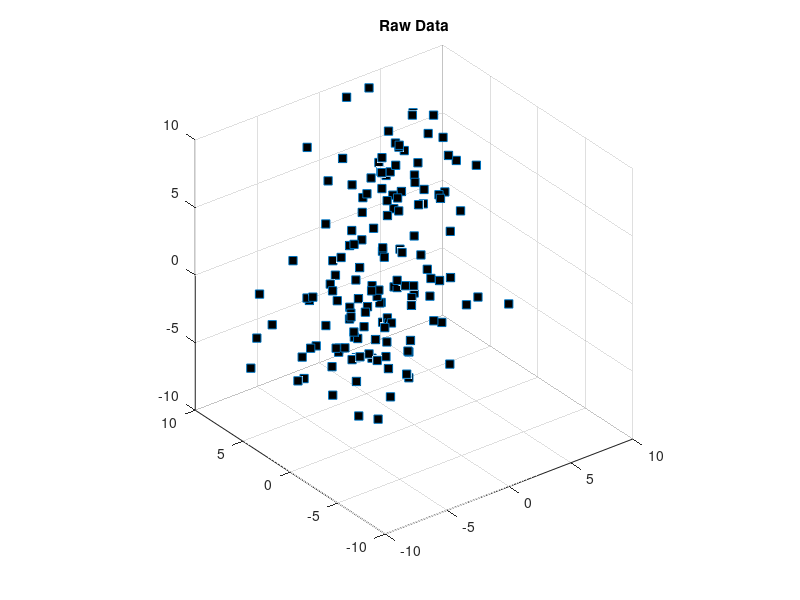
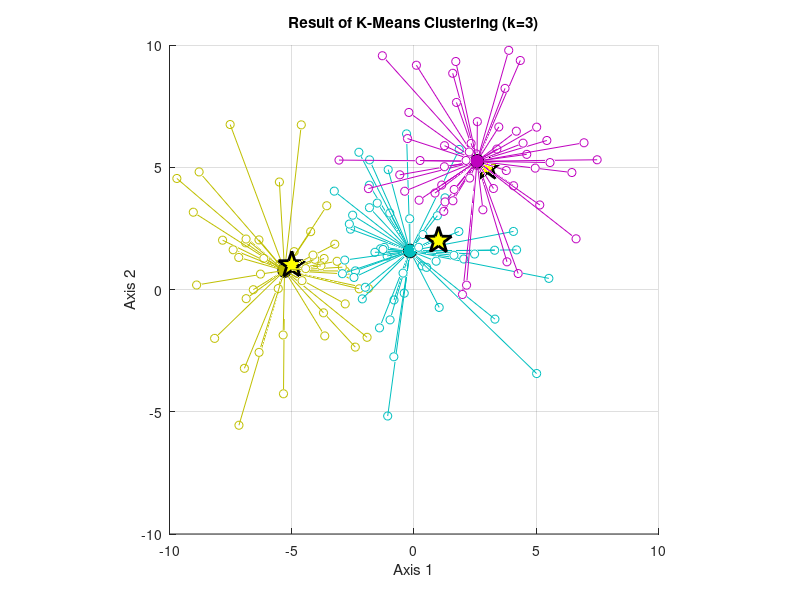

Source code (MATLAB) for these figures, in order: (Note: this script raises an error after producing the figures.)
%% Data Science for Human Factors course - script 13
% Machine Learning 3: Classification & Supervised Learning 
%
% This script is free to use and distribute for anybody!
%
% Author: Marius Klug, 2019, bpn.tu-berlin.de
%%%%%%%%%%%%%%%%%%%%%%%%%%%%%%%%%%%%%%%%%%%%%%%%%%%%%%%%%%%%

close all; clear

% addendum to last course:
% https://jmonlong.github.io/Hippocamplus/2018/02/13/tsne-and-clustering/

%% create the 3D clusters again

nPerClust = 50;
all_sigmas = 2.5;

% XYZ centroid locations
A = [  1 2  0 ];
B = [ -5 1 -2 ];
C = [  3 5  5 ];

% generate data
a = bsxfun(@plus,randn(nPerClust,3)*all_sigmas,A);
b = bsxfun(@plus,randn(nPerClust,3)*all_sigmas,B);
c = bsxfun(@plus,randn(nPerClust,3)*all_sigmas,C);

% concatanate into a list
data = [a; b; c];

% show the data
figure(1);clf
plot3(data(:,1),data(:,2),data(:,3),'s','markerfacecolor','k')

title('Raw Data')

axis square, grid on
rotate3d on


%% cluster with k-means

k = 3;
[groupidx,cents] = kmeans(data,k);

figure(2);clf
lineColors = [0,0.75,0.75;0.75,0,0.75;0.75,0.75,0];

hold on

% now draw the raw data in different colors
for i=1:k
    
    % data points
    plot3(data(groupidx==i,1),data(groupidx==i,2),...
        data(groupidx==i,3),'o','color',[ lineColors(i,:)],...
        'markerface','w')
    
    % and now plot the centroid locations
    plot3(cents(i,1),cents(i,2),cents(i,3),'ko',...
        'markerface',lineColors(i,:),'markersize',10);
    
end


xlabel('Axis 1'), ylabel('Axis 2')
title(['Result of K-Means Clustering (k=' num2str(k) ')'])

% connecting lines for clarification
for i=1:length(data)
   
    plot3([ data(i,1) cents(groupidx(i),1) ],...
        [ data(i,2) cents(groupidx(i),2)],...
        [ data(i,3) cents(groupidx(i),3) ],...
        'color',[lineColors(groupidx(i),:)])
    
end

% finally, the "ground-truth" centers
plot3(A(1),A(2),A(3),'kp','linew',2,'markersize',20,'markerfacecolor','y')
plot3(B(1),B(2),B(3),'kp','linew',2,'markersize',20,'markerfacecolor','y')
plot3(C(1),C(2),C(3),'kp','linew',2,'markersize',20,'markerfacecolor','y')

axis square, grid on
rotate3d on

%% now we have a dataset that we learned to cluster... 
% we need a test dataset in addition. we generate a new
% (smaller) dataset and classify each data point according
% to the clusters.

nPerClust_tests = 10;

% generate test data
a_test = bsxfun(@plus,randn(nPerClust_tests,3)*all_sigmas,A);
b_test = bsxfun(@plus,randn(nPerClust_tests,3)*all_sigmas,B);
c_test = bsxfun(@plus,randn(nPerClust_tests,3)*all_sigmas,C);

% concatanate into a test list
test_data = [a_test; b_test; c_test];
ground_truth_test_data = [repmat(1,nPerClust_tests,1);...
    repmat(2,nPerClust_tests,1); repmat(3,nPerClust_tests,1)];

%% Classification

% use knnsearch on the test data.
% knnsearch searches for the k nearest data points of a new
% dataset in another one. the outcome is the respective data
% point

% use the nearest cluster centroid for classification. we
% search for the one (default) nearest neighbor in the
% centroid data set for all data points.
classification_knn_centroids = knnsearch(cents,test_data)

% note: we did this last time already by abusing the k-means
% clustering algorithm with only one iteration. sorry,
% k-means!

%% EXERCISE
% there's another way to classify: based on the nearest 
% data points and their assigned cluster. Find a way to do
% this with the five nearest neighbors.


%% compare

[ground_truth_test_data classification_knn_centroids...
    classification_knn_data]

% -> cluster numbers are arbitrary!

%% Supervised Learning

% by now we used classification in a strange way. we just
% had clusters and took the most often assigned cluster as
% the "correct" one for classification of the training and
% test data. now we proceed to use supervised learning, i.e.
% we train a model based on the already present information
% of their respective class.

%% Linear Discriminat Analysis

% LDA attempts to find linear borders between classes. it
% assumes normally distributed data with the same variance
% for all classes (homoscedasticity).
% MATLAB has an LDA implementation in the statistics
% toolbox, but for the purpose of this course we use an
% implementation by Will Dwinnell and Deniz Sevis.

% generate example 2D data: 2 groups, n = 10 and 15, respectively
% one group has mu = [0,0], the other [1.5,1.5]
X = [randn(10,2); randn(15,2) + 1.5];  

% the classes are 0 and 1
Y = [zeros(10,1); ones(15,1)];

% calculate linear discriminant coefficients
W = LDA(X,Y);

% calulcate linear scores for training data
L = [ones(25,1) X] * W';

% calculate class probabilities
P = exp(L) ./ repmat(sum(exp(L),2),[1 2]);

% logical for class 0 or 1
class_prediction = P(:,1)<P(:,2);

% plot
figure(4);clf
scatter(X(:,1),X(:,2),[],Y,'filled')
title('Actual Classes')
subplot(1,2,1,gca)
subplot(1,2,2)
scatter(X(:,1),X(:,2),[],class_prediction,'filled')
title('LDA Predicted Classes')


%% EXERCISE
% create a test dataset (n=5) with mu = [1 1] (a little closer to
% class 1), predict the class of each data point and plot it
% additionally to the previous plot (hold on) with a size of
% 100


%% Fishers iris dataset
% LDA was actually originally invented by Fihser (the dude
% with the flowers)

load fisheriris

meas
species

unique_species = unique(species)
n_classes = length(unique_species)

for class = 1:n_classes
    
    classes_fishers(find(strcmp(species,...
        unique_species{class}))) = class;
    
end

% compute linear discriminant coefficients
W_fishers = LDA(meas,classes_fishers);

% predict the classes of the data points using the LDA
% weights
class_predictions_fishers = LDA_predict(meas,W_fishers);

%% visualize with t-SNE
rng default
Y = tsne(meas);

figure(5); clf
subplot(121);
gscatter(Y(:,1),Y(:,2),classes_fishers)
title('Actual Fisher Iris Classes')
subplot(122);
gscatter(Y(:,1),Y(:,2),class_predictions_fishers)
title('LDA Predicted Fisher Iris Classes')


%% evaluate accuracy
% since we know the actual classes and the predicted classes
% the accuracy computation is rather straightforward.
% classification accuracy is the summed true-positive score
% of the confusion matrix, divided by the amount of data 

[accuracy, confusion_matrix] =...
    compute_classification_accuracy(classes_fishers,...
    class_predictions_fishers)

figure(6); clf
visualize_confusion_matrix(confusion_matrix);
xticks(1:3)
xticklabels(unique_species)
yticks(1:3)
yticklabels(unique_species)
title({'Confusion Matrix of LDA Predictions',...
    [' of the Fisher Iris Data (accuracy = '...
    num2str(accuracy*100) '%)']})

%% evaluate statistical significance

% to compute statistical significance confidence intervals,
% we use a permutation-based aproach, written by Laurens
% Krol. it creates an artificial dataset of the same size
% and shuffles the classes 25.000 times to find a
% distribution of randomized correct assignments that we can
% then test against with our classifications

% find the amount of data points in each actual class
classes_n = sum(confusion_matrix)

% the amount of data points in each classified class is this
sum(confusion_matrix,2)
% but we don't need that

alpha_level = 0.01;

pconf = simulateChance(classes_n,alpha_level)

% this means that the chance level is 33% (no surprise) but
% we need at least 43% accuracy (65 correct classifications)
% to be above chance level. also, if we have less than 23% 
% accuracy we have a classifier that is significantly worse 
% than chance level... all in all, our classifier is highly
% accurate! you likely won't encounter an accuracy level 
% this high in real live unfortunately ;)

title({'Confusion Matrix of LDA Predictions',...
    [' of the Fisher Iris Data (accuracy = '...
    num2str(accuracy*100) '%),'],...
    ['significant at \alpha = ' num2str(alpha_level)]})

% note that the chance level depends on the amount of trials
% in each group:

pconf = simulateChance([500 500 500],alpha_level)

pconf = simulateChance([50 50 1000],alpha_level)

%% EXERCISE
% test and plot how the accuracy level necessary for
% alpha=0.05 and 0.01 depends on the number of trials in a
% dataset with 2 and 3 same-sized classes for given Ns

Ns = [20 30 42 70 100 150 200 300 400];
alpha_levels = [0.05 0.01];
significant_accuracy_2 = zeros(2,length(Ns));
significant_accuracy_3 = zeros(2,length(Ns));



%% The MNIST dataset again. 
% Let's compare LDA and knnsearch as classifiers of the MNIST dataset. We
% can also see how they perform if they work not on the full feature data
% set but on the t-SNE reduced data set.

% load data
n_digits = 2000;

[imgs, labels] = readMNIST('train-images.idx3-ubyte', 'train-labels.idx1-ubyte', n_digits, 0);
size(imgs)
size(labels)

% reshape for t-SNE
data = transpose(reshape(imgs,[20*20,n_digits]));
size(data)

% use tsne
Y = tsne(data);

%% use LDA in tsne space

W_MNIST = LDA(Y,labels);

% Beware: The LDA predictions are numbers indicating the
% class, not the actual class label, so we need to
% transform this back into the class label of the MNIST
% dataset to compute the accuracy.
% The predictions just give us classes from 1 to 10, but
% actually we want the class labels. Luckily in this case
% it's simple, just subtract one from the result to get the
% labels 0-9

class_predictions_MNIST = LDA_predict(Y,W_MNIST) - 1;
accuracy_tsne = compute_classification_accuracy(labels,class_predictions_MNIST);

% use LDA in full space

W_MNIST_full = LDA(data,labels);
class_predictions_MNIST_full = LDA_predict(data,W_MNIST_full) - 1;
accuracy_full = compute_classification_accuracy(labels,class_predictions_MNIST_full);

% use knn in t-SNE space

k = 3;
idx = knnsearch(Y,Y,'K',k);

% take the most often assigned cluster as the classification
class_predictions_MNIST_knn_tsne = mode(labels(idx),2);
accuracy_knn_tsne = compute_classification_accuracy(labels,class_predictions_MNIST_knn_tsne);

% use knn in full space
idx = knnsearch(data,data,'K',k);

% take the most often assigned cluster as the classification
class_predictions_MNIST_knn_full = mode(labels(idx),2);
accuracy_knn_full = compute_classification_accuracy(labels,class_predictions_MNIST_knn_full);

% visualize

figure(5); clf
subplot(3,2,[1 2])
gscatter(Y(:,1),Y(:,2),labels)
xlabel('t-SNE 1')
ylabel('t-SNE 2')
title({['Original Labels of MNIST data (n=' num2str(n_digits) ')'],' visualized in t-SNE space'})

subplot(323)
gscatter(Y(:,1),Y(:,2),class_predictions_MNIST)
xlabel('t-SNE 1')
ylabel('t-SNE 2')
title({'LDA classification of MNIST data','in t-SNE space visualized in t-SNE space',...
    ['(accuracy = ' num2str(accuracy_tsne*100) '%)']})

subplot(324)
gscatter(Y(:,1),Y(:,2),class_predictions_MNIST_full)
xlabel('t-SNE 1')
ylabel('t-SNE 2')
title({'LDA classification of MNIST data','in full space visualized in t-SNE space',...
    ['(accuracy = ' num2str(accuracy_full*100) '%)']})

subplot(325)
gscatter(Y(:,1),Y(:,2),class_predictions_MNIST_knn_tsne)
xlabel('t-SNE 1')
ylabel('t-SNE 2')
title({'KNN classification (k=3) of MNIST data','in t-SNE space visualized in t-SNE space',...
    ['(accuracy = ' num2str(accuracy_knn_tsne*100) '%)']})

subplot(326)
gscatter(Y(:,1),Y(:,2),class_predictions_MNIST_knn_full)
xlabel('t-SNE 1')
ylabel('t-SNE 2')
title({'KNN classification (k=3) of MNIST data','in full space space visualized in t-SNE space',...
    ['(accuracy = ' num2str(accuracy_knn_full*100) '%)']})

%% This was not exacly a real performance test of the classifiers

% The classifiers predicted the same data points which they trained on.
% What we should actually do is to apply cross-validation here by splitting
% the data in parts, training on some and test on the other, and switch
% the test data until all data points have been test data points.

size(data)

folds = 1:4;

folds_start_end = [1 500; 501 1000; 1001 1500; 1501 2000]

data_folds = [];
data_folds(1,:,:) = data(1:500,:);
data_folds(2,:,:) = data(501:1000,:);
data_folds(3,:,:) = data(1001:1500,:);
data_folds(4,:,:) = data(1501:2000,:);

size(data_folds)

labels_folds = [];
labels_folds(1,:) = labels(1:500,:);
labels_folds(2,:) = labels(501:1000,:);
labels_folds(3,:) = labels(1001:1500,:);
labels_folds(4,:) = labels(1501:2000,:);

size(labels_folds)
accuracies = [];

for i_fold = folds
    
    % use LDA in full space

    this_folds_data = reshape(data_folds(folds~=i_fold,:,:),1500,400);
    this_folds_labels = reshape(labels_folds(folds~=i_fold,:),1500,1);
    
    W_MNIST_full = LDA(this_folds_data,this_folds_labels);
    class_predictions_MNIST_full = LDA_predict(squeeze(data_folds(i_fold,:,:)),W_MNIST_full) - 1;
    accuracies(i_fold) = compute_classification_accuracy(labels_folds(i_fold,:),class_predictions_MNIST_full);
    
end

accuracies
mean(accuracies)

% -> This is much lower than the previous values when predicting the data
% set the LDA was also trained on! So be aware of this and make sure your
% classifier (and classifiers you get from others) is properly
% cross-validated!
